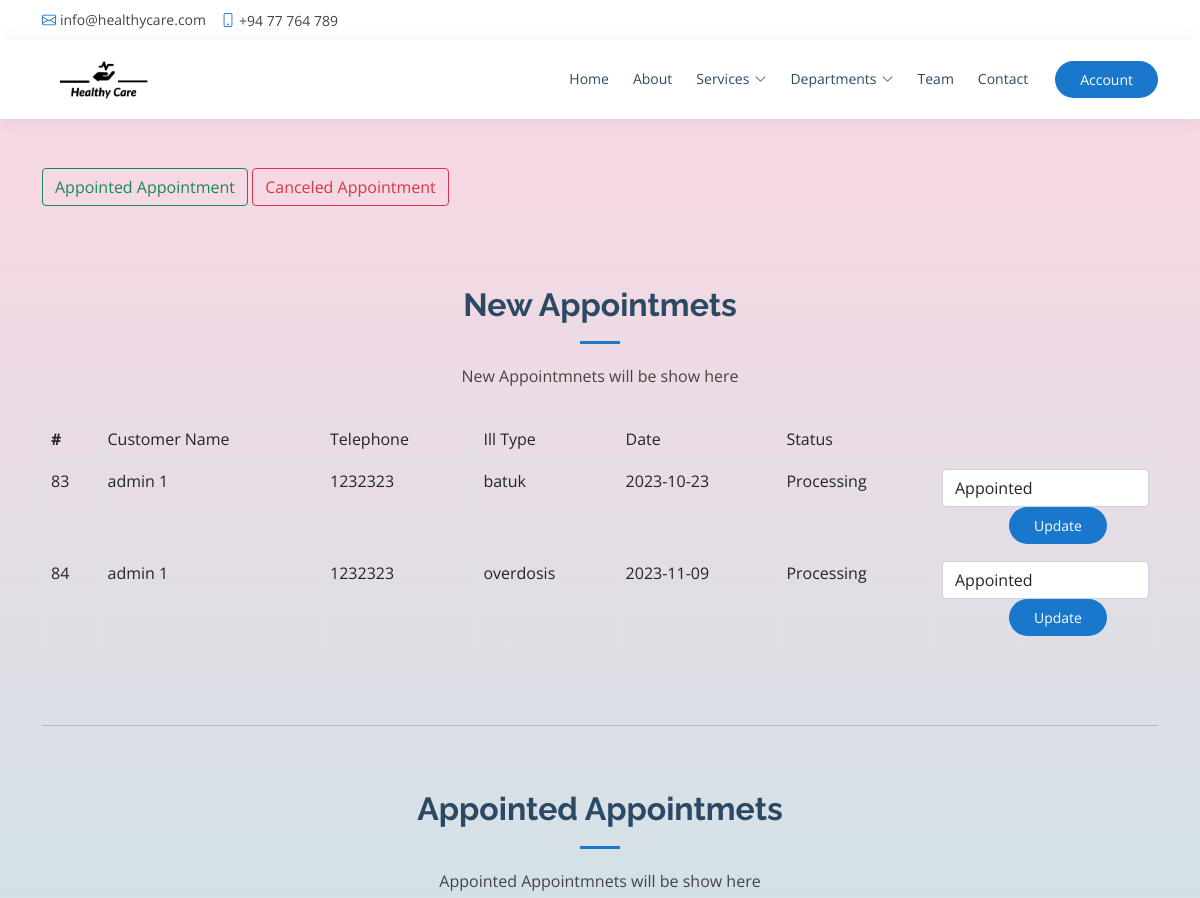
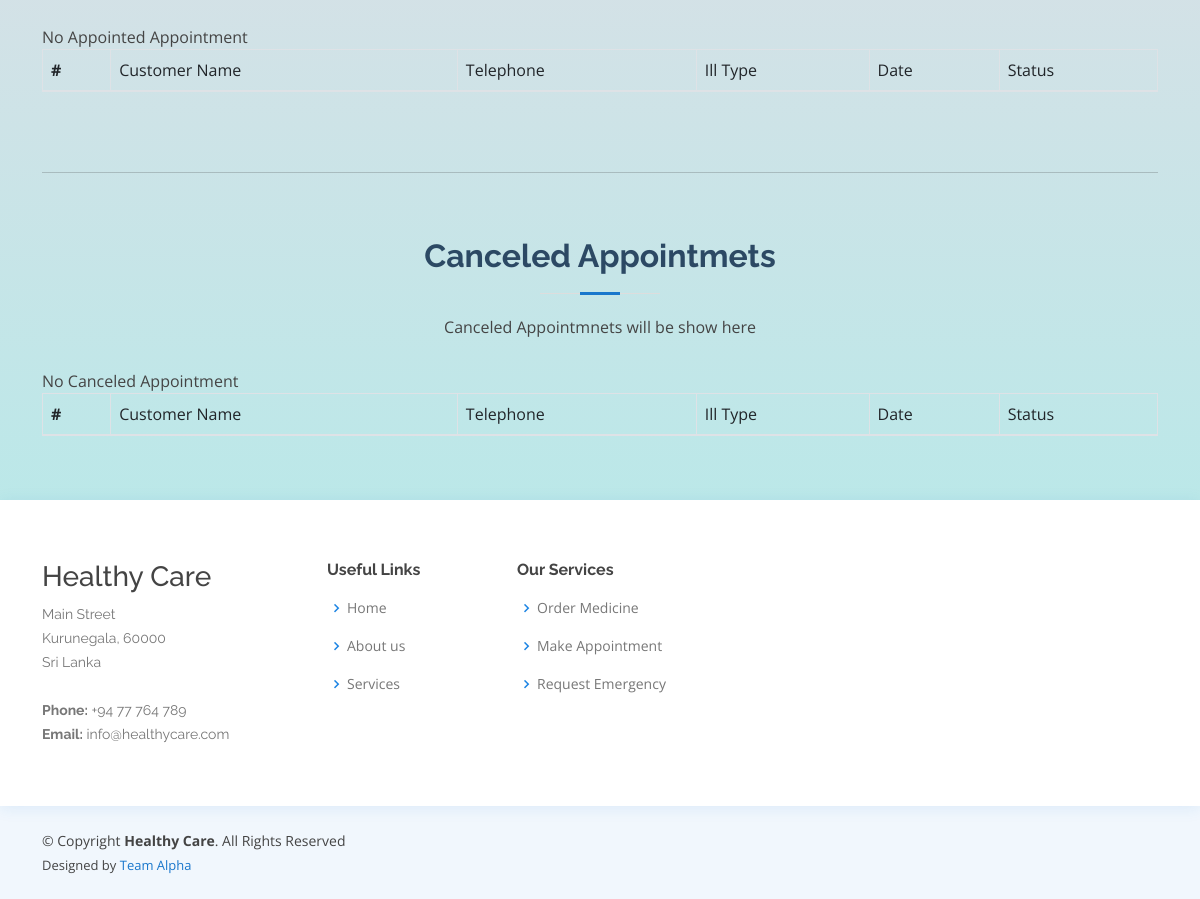
Page /channelcenter.php (signed in) on the committed database (2 pictures, top to bottom).
### tables this page shows
CREATE TABLE
    `appointment` (
        `a_id` int(11) NOT NULL,
        `ch_id` int(11) NOT NULL,
        `c_id` int(11) NOT NULL,
        `a_illltype` text NOT NULL,
        `a_datetiime` date NOT NULL,
        `a_status` varchar(50) NOT NULL DEFAULT 'Processing'
    );

CREATE TABLE
    `customer` (
        `c_id` int(11) NOT NULL,
        `c_name` text NOT NULL,
        `c_email` text NOT NULL,
        `c_password` text NOT NULL,
        `c_gender` text NOT NULL,
        `c_dob` text NOT NULL,
        `c_address` text NOT NULL,
        `c_town` text NOT NULL,
        `c_telephone` text NOT NULL,
        `c_nic` text NOT NULL
    );

### channelcenter.php (the view, shortened to what this page needs)
<?php session_start();
$con=mysqli_connect("localhost","root","","healthycare");
?>
<!DOCTYPE html>
<html lang="en">
<head>
     <link rel="stylesheet" href="https://maxcdn.bootstrapcdn.com/bootstrap/4.0.0/css/bootstrap.min.css">
  <link href="assets/vendor/fontawesome-free/css/all.min.css" rel="stylesheet">
  <link href="assets/vendor/animate.css/animate.min.css" rel="stylesheet">
  <link href="assets/vendor/bootstrap/css/bootstrap.min.css" rel="stylesheet">
  <link href="assets/vendor/bootstrap-icons/bootstrap-icons.css" rel="stylesheet">
  <link href="assets/vendor/boxicons/css/boxicons.min.css" rel="stylesheet">
  <link href="assets/vendor/glightbox/css/glightbox.min.css" rel="stylesheet">
  <link href="assets/vendor/remixicon/remixicon.css" rel="stylesheet">
  <link href="assets/vendor/swiper/swiper-bundle.min.css" rel="stylesheet">
    <link href="assets/css/style.css" rel="stylesheet">
</head>
<body>
  <div id="topbar" class="d-flex align-items-center fixed-top">
    <div class="container d-flex justify-content-between">
      <div class="contact-info d-flex align-items-center">
        <i class="bi bi-envelope"></i> <a href="mailto:contact@example.com">info@healthycare.com</a>
        <i class="bi bi-phone"></i> +94 77 764 789
      </div>
    </div>
  </div>
  <header id="header" class="fixed-top">
    <div class="container d-flex align-items-center">
      <h1 class="logo me-auto"><a href="index.html"><img src="assets/img/Healthy%20Care-logos_black.png"></a></h1>
      <nav id="navbar" class="navbar order-last order-lg-0">
        <ul>
          <li><a class="nav-link scrollto" href="index.html">Home</a></li>
          <li><a class="nav-link scrollto" href="#about">About</a></li>
          <li class="dropdown"><a href="#services"><span>Services</span> <i class="bi bi-chevron-down"></i></a>
          </li>
          <li class="dropdown"><a href="#department"><span>Departments</span> <i class="bi bi-chevron-down"></i></a>
          </li>
            <li><a class="nav-link scrollto" href="#team">Team</a></li>
          <li><a class="nav-link scrollto" href="#contact">Contact</a></li>
        </ul>
      </nav>
 <a href="chaccount.php" class="appointment-btn scrollto">Account</a>
    </div>
  </header>
<br><br><br><br>
  <br><br><br>
      <div class="container">
<a href="#appointed" name="options" id="option2">
  <label class="btn btn-outline-success">
     Appointed Appointment
  </label></a>
  <a href="#canceled" name="options" id="option3" >
  <label class="btn btn-outline-danger">
     Canceled Appointment
  </label></a><br><br><br><br>
          <div class="section-title">
          <h2>New Appointmets</h2>
          <p>New Appointmnets will be show here</p>
        </div>
<table class="table table-bordered">
  <thead>
    <tr>
      <th scope="col">#</th>
      <td>Customer Name</td>
      <td>Telephone</td>
      <td>Ill Type</td>
        <td>Date</td>
      <td>Status</td>
      <td></td>
    </tr>
  </thead>
  <tbody>
      	<?php
								  $sql2 ="SELECT `appointment`.`a_id`, `appointment`.`a_datetiime`, `customer`.`c_name`, `customer`.`c_telephone`,`appointment`.`a_illltype`, `appointment`.`a_status`
                                    FROM `appointment`, `customer`, `chanelcenter`
                                    WHERE `appointment`.`c_id`=`customer`.c_id AND `appointment`.`ch_id`=`chanelcenter`.ch_id AND
                                    `chanelcenter`.`ch_id`=".$_SESSION["ch_id"]." AND `appointment`.`a_status`='Processing';";
								  $result2 = mysqli_query($con,$sql2);
								  if(mysqli_num_rows($result2)> 0){
									while($row = mysqli_fetch_assoc($result2))
									{
										?>
										<tr>
										<td><?php $a_id=$row['a_id']; echo $row['a_id'] ?></td>
										<td><?php echo $row['c_name']; ?></td>
                                        <td><?php echo $row['c_telephone']; ?></td>
										<td><?php echo $row['a_illltype']; ?></td>
                                            <td><?php echo $row['a_datetiime']; ?></td>
										<td><?php echo $row['a_status']; ?></td>
										<td>
                                            <form action="channelcenter.php?a_id=<?php echo $a_id ?>" method="post">
                                                <div class="text-center"><select class="form-control" id="txtstatus" name="txtstatus">
                                                                <option value="Appointed" selected>Appointed</option>
                                                </select>
                                                <button type="submit" id="update" name="update" class="appointment-btn" style="border: 0px">Update</button></div>
                                            </form>
                                        </td>
									  	</tr>
										<?php
									}
							  	  }else{
								  	 echo "No New Appointment";
							  	  }
						    ?>
  </tbody>
</table>
<br><br><hr id="appointed"><br><br>
<div class="section-title">
          <h2>Appointed Appointmets</h2>
          <p>Appointed Appointmnets will be show here</p>
        </div>
<table class="table table-bordered">
  <thead>
    <tr>
      <th scope="col">#</th>
      <td>Customer Name</td>
      <td>Telephone</td>
      <td>Ill Type</td>
        <td>Date</td>
      <td>Status</td>
    </tr>
  </thead>
</table>
<br><br><hr id="canceled"><br><br>
<div class="section-title">
          <h2>Canceled Appointmets</h2>
          <p>Canceled Appointmnets will be show here</p>
        </div>
<table class="table table-bordered">
  <thead>
    <tr>
      <th scope="col">#</th>
      <td>Customer Name</td>
      <td>Telephone</td>
      <td>Ill Type</td>
        <td>Date</td>
      <td>Status</td>
    </tr>
  </thead>
</table>
      </div>
<br><br>
<footer id="footer">
    <div class="footer-top">
      <div class="container">
        <div class="row">
          <div class="col-lg-3 col-md-6 footer-contact">
            <h3>Healthy Care</h3>
            <p>
              Main Street <br>
              Kurunegala, 60000<br>
              Sri Lanka <br><br>
              <strong>Phone:</strong> +94 77 764 789<br>
              <strong>Email:</strong> info@healthycare.com<br>
            </p>
          </div>
          <div class="col-lg-2 col-md-6 footer-links">
            <h4>Useful Links</h4>
            <ul>
              <li><i class="bx bx-chevron-right"></i> <a href="http://healthycare.teamcodeit.com">Home</a></li>
              <li><i class="bx bx-chevron-right"></i> <a href="http://healthycare.teamcodeit.com/#about">About us</a></li>
              <li><i class="bx bx-chevron-right"></i> <a href="http://healthycare.teamcodeit.com/#services">Services</a></li>
            </ul>
          </div>
          <div class="col-lg-3 col-md-6 footer-links">
            <h4>Our Services</h4>
            <ul>
              <li><i class="bx bx-chevron-right"></i> <a href="ordermedicine.php">Order Medicine</a></li>
              <li><i class="bx bx-chevron-right"></i> <a href="channeldoctor.php">Make Appointment</a></li>
              <li><i class="bx bx-chevron-right"></i> <a href="emergency.php">Request Emergency</a></li>
            </ul>
          </div>
        </div>
      </div>
    </div>
    <div class="container d-md-flex py-4">
      <div class="me-md-auto text-center text-md-start">
        <div class="copyright">
          &copy; Copyright <strong><span>Healthy Care</span></strong>. All Rights Reserved
        </div>
        <div class="credits">
          Designed by <a href="index.html">Team Alpha</a>
        </div>
      </div>
    </div>
  </footer>
</body>
</html>

### assets/css/style.css (style rules this page uses)
body { font-family: "Open Sans", sans-serif; color: #444444; }
a { color: #1977cc; text-decoration: none; }
h1, h2, h3, h4, h5, h6 { font-family: "Raleway", sans-serif; }
#topbar { background: #fff; height: 40px; font-size: 14px; transition: all 0.5s; z-index: 996; }
#topbar .contact-info a { line-height: 1; color: #444444; transition: 0.3s; }
#topbar .contact-info i { color: #1977cc; padding-right: 4px; margin-left: 15px; line-height: 0; }
#topbar .contact-info i:first-child { margin-left: 0; }
#header { background: #fff; transition: all 0.5s; z-index: 997; padding: 15px 0; top: 40px; box-shadow: 0px 2px 15px rgba(25, 119, 204, 0.1); }
#header .logo { font-size: 30px; margin: 0; padding: 0; line-height: 1; font-weight: 700; letter-spacing: 0.5px; font-family: "Poppins", sans-serif; }
#header .logo a { color: #2c4964; }
#header .logo img { max-height: 40px; }
.appointment-btn { margin-left: 25px; background: #1977cc; color: #fff; border-radius: 50px; padding: 8px 25px; white-space: nowrap; transition: 0.3s; font-size: 14px; display: inline-block; }
.navbar { padding: 0; }
.navbar ul { margin: 0; padding: 0; display: flex; list-style: none; align-items: center; }
.navbar li { position: relative; }
.navbar > ul > li { position: relative; white-space: nowrap; padding: 8px 0 8px 20px; }
.navbar a, .navbar a:focus { display: flex; align-items: center; justify-content: space-between; font-size: 14px; color: #2c4964; white-space: nowrap; transition: 0.3s; border-bottom: 2px solid #fff; padding: 5px 2px; }
.navbar a i, .navbar a:focus i { font-size: 12px; line-height: 0; margin-left: 5px; }
.section-title { text-align: center; padding-bottom: 30px; }
.section-title h2 { font-size: 32px; font-weight: bold; margin-bottom: 20px; padding-bottom: 20px; position: relative; color: #2c4964; }
.section-title h2::before { content: ""; position: absolute; display: block; width: 120px; height: 1px; background: #ddd; bottom: 1px; left: calc(50% - 60px); }
.section-title h2::after { content: ""; position: absolute; display: block; width: 40px; height: 3px; background: #1977cc; bottom: 0; left: calc(50% - 20px); }
.section-title p { margin-bottom: 0; }
#footer { color: #444444; font-size: 14px; background: #f1f7fd; }
#footer .footer-top { padding: 60px 0 30px 0; background: #fff; box-shadow: 0px 2px 15px rgba(25, 119, 204, 0.1); }
#footer .footer-top .footer-contact { margin-bottom: 30px; }
#footer .footer-top .footer-contact p { font-size: 14px; line-height: 24px; margin-bottom: 0; font-family: "Raleway", sans-serif; color: #777777; }
#footer .footer-top h4 { font-size: 16px; font-weight: bold; color: #444444; position: relative; padding-bottom: 12px; }
#footer .footer-top .footer-links { margin-bottom: 30px; }
#footer .footer-top .footer-links ul { list-style: none; padding: 0; margin: 0; }
#footer .footer-top .footer-links ul i { padding-right: 2px; color: #1c84e3; font-size: 18px; line-height: 1; }
#footer .footer-top .footer-links ul li { padding: 10px 0; display: flex; align-items: center; }
#footer .footer-top .footer-links ul li:first-child { padding-top: 0; }
#footer .footer-top .footer-links ul a { color: #777777; transition: 0.3s; display: inline-block; line-height: 1; }
#footer .credits { padding-top: 5px; font-size: 13px; color: #444444; }

### channelcenter.php (style rules this page uses)
body { background-image: linear-gradient(-225deg, #E3FDF5 0%, #FFE6FA 100%); background-image: linear-gradient(to top, #a8edea 0%, #fed6e3 100%); background-attachment: fixed; background-repeat: no-repeat; }

### rows in the picture
appointment: a_id "83", c.c_name "admin 1", c.c_telephone "1232323", a_illltype "batuk", a_datetiime "2023-10-23", a_status "Processing"
appointment: a_id "84", c.c_name "admin 1", c.c_telephone "1232323", a_illltype "overdosis", a_datetiime "2023-11-09", a_status "Processing"
